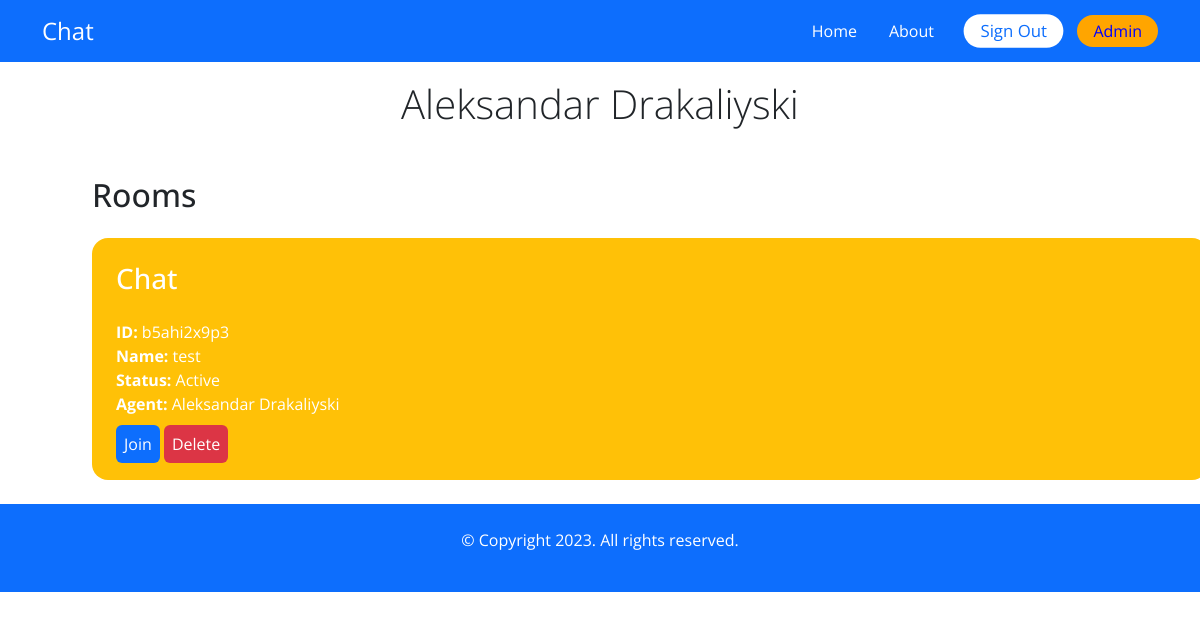
The app's page /chat-admin/user/4d2b93aa-9f94-4008-8d4d-f8e64582d31b/ (signed in), older data.
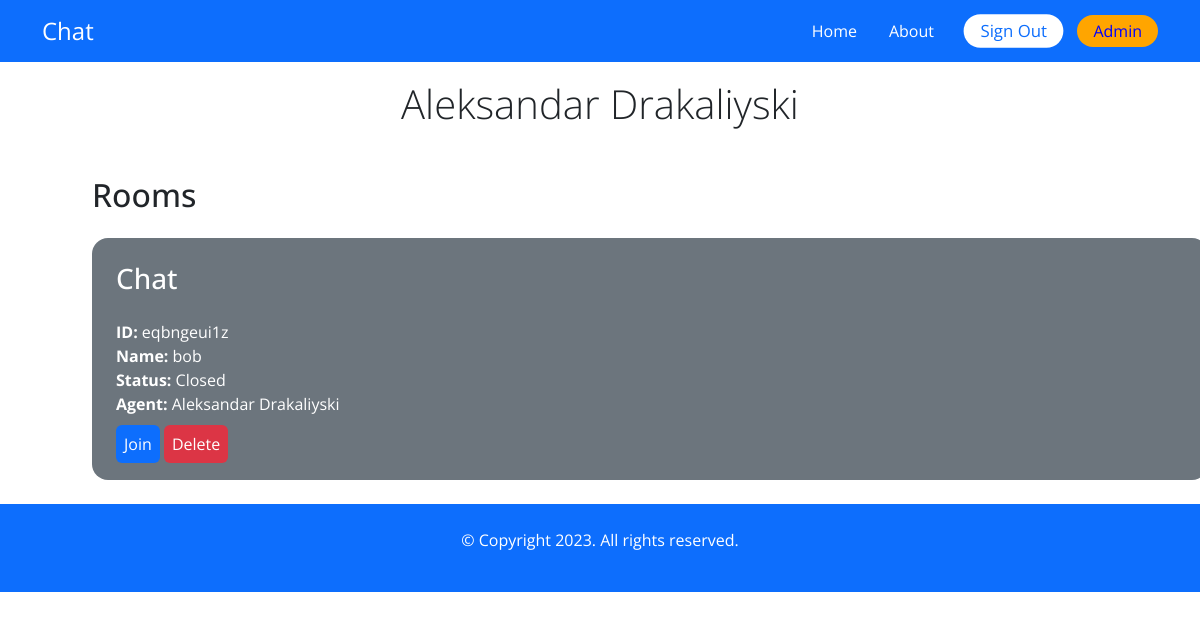
The same page, newer data.
### chat/models.py (models this page shows, shortened)
class Room(models.Model):
    WAITING = 'waiting'
    ACTIVE = 'active'
    CLOSED = 'closed'
    CHOICES_STATUS = (
        (WAITING, 'Waiting'),
        (ACTIVE, 'Active'),
        (CLOSED, 'Closed'),
    )
    room_id = models.CharField(max_length=255)
    client = models.CharField(max_length=255)
    agent = models.ForeignKey(User, related_name='rooms', blank=True, null=True, on_delete=models.SET_NULL)
    messages = models.ManyToManyField(Message, blank=True)
    url = models.CharField(max_length=255, blank=True, null=True)
    status = models.CharField(max_length=7, choices=CHOICES_STATUS, default=WAITING)
    created_at = models.DateTimeField(auto_now_add=True)
    class Meta:
        ordering = ('-created_at',)

### account/models.py (models this page shows)
class User(AbstractBaseUser, PermissionsMixin):
    AGENT = 'agent'
    MANAGER = 'manager'
    ROLES_CHOICES = (
        (AGENT, 'Agent'),
        (MANAGER, 'Manager'),
    )
    id = models.UUIDField(primary_key=True, default=uuid.uuid4, editable=False)
    email = models.EmailField(unique=True)
    name = models.CharField(max_length=255, blank=True, default='')
    role = models.CharField(max_length=20, choices=ROLES_CHOICES, default=AGENT)
    is_active = models.BooleanField(default=True)
    is_superuser = models.BooleanField(default=False)
    is_staff = models.BooleanField(default=False)
    date_joined = models.DateTimeField(default=timezone.now)
    last_login = models.DateTimeField(blank=True, null=True)
    objects = CustomUserManager()
    USERNAME_FIELD = 'email'
    EMAIL_FIELD = 'email'
    REQUIRED_FIELDS = ['name']

### chat/views.py (the view)
# urls.py: path('chat-admin/user/<uuid:id>/', views.user_detail, name='user_detail'),
@login_required
def user_detail(request, id):
    user = User.objects.get(pk=id)
    rooms = user.rooms.all()
    context = {
        'user':user,
        'rooms': rooms,
    }
    return render(request, 'chat/user_detail.html', context=context)

### chat/templates/chat/user_detail.html
{% extends 'core/base.html' %}
{% block content %}
    <h1>{{user.name}}</h1>
    <div class="container ml-auto chat-admin">
        <div class="mt-5">
            <h2 class="mb-4">Rooms</h2>
            {% include 'chat/partials/room_list.html' %}
        </div>
    </div>
{% endblock %}

### chat/templates/chat/partials/room_list.html
{% for room in rooms %}
        <div class="p-4 rounded-4 text-white mb-4
        {% if room.status == 'waiting' %}bg-success
        {% elif room.status == 'active' %}bg-warning
        {% else %}bg-secondary
        {% endif %}">
            <h3 class="mb-4 text-lg">Chat</h3>
            <p>
                <b>ID: </b> {{room.room_id}} <br>
                <b>Name: </b> {{room.client}} <br>
                <b>Status: </b> {{room.get_status_display}} <br>
                <b>Agent: </b> {% firstof room.agent.name 'None yet...'%} <br>
            </p>
            <a href="{% url 'chat:room' room.room_id %}" class="mt-4 rounded-2 bg-primary p-2 text-white">Join</a>
            <a href="{% url 'chat:delete_room' room.room_id %}" class="mt-4 rounded-2 bg-danger p-2 text-white">Delete</a>
        </div>
        {% endfor %}

Row changes from the older to the newer data that the page shows:
removed Room: room_id "b5ahi2x9p3", client "test", status "Active", agent.name "Aleksandar Drakaliyski"
added Room: room_id "eqbngeui1z", client "bob", status "Closed", agent.name "Aleksandar Drakaliyski"
